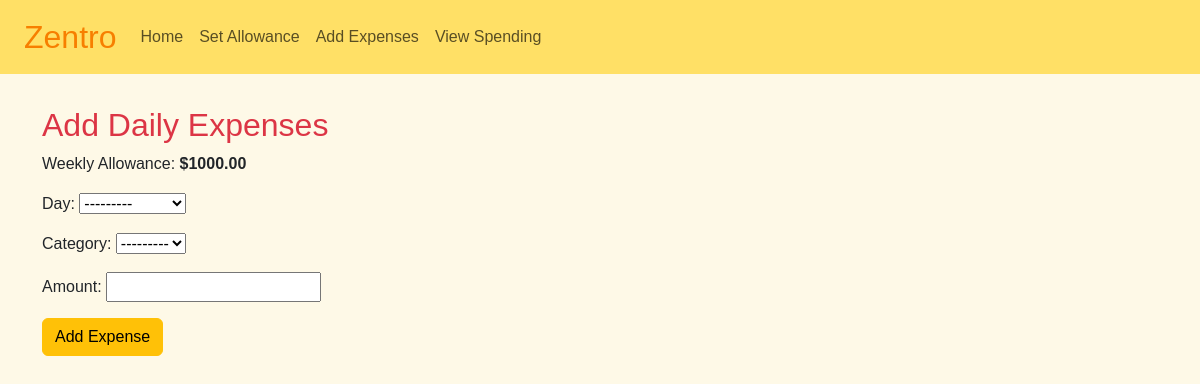
Before: /add-expenses/ (signed in) with the older database file.
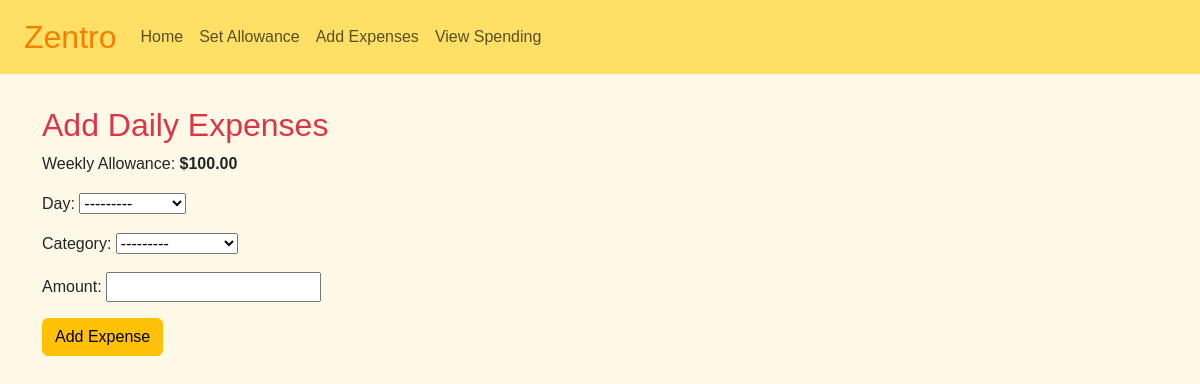
After: the same page with the newer database file.
### myapp/models.py (models this page shows, shortened)
class WeeklyAllowance(models.Model):
    user = models.ForeignKey(User, on_delete=models.CASCADE)
    amount = models.DecimalField(max_digits=10, decimal_places=2)

### myapp/views.py (the view)
# urls.py: path('add-expenses/', views.add_expenses, name='add_expenses'),
@login_required
def add_expenses(request):
    allowance = WeeklyAllowance.objects.filter(user=request.user).latest('id')
    if request.method == 'POST':
        form = ExpenseForm(request.POST)
        if form.is_valid():
            expense = form.save(commit=False)
            expense.allowance = allowance
            expense.save()
            return redirect('view_spending')
    else:
        form = ExpenseForm()
    return render(request, 'add_expenses.html', {'form': form, 'allowance': allowance})

### myapp/forms.py
class ExpenseForm(forms.ModelForm):
    class Meta:
        model = DailyExpense
        fields = ['day', 'category', 'amount']

### myapp/models.py (called while the page is built)
    def __str__(self):
        return self.name

### myapp/templates/add_expenses.html (shortened to what this page needs)
{% extends 'base.html' %}
{% block content %}
<h2 class="text-danger">Add Daily Expenses</h2>
<p class="mb-3">Weekly Allowance: <strong>${{ allowance.amount }}</strong></p>
<form method="post">
    {{ form.as_p }}
    <button type="submit" class="btn btn-warning">Add Expense</button>
</form>
{% endblock %}

Changed rows visible on the page:
no longer on this page (row unchanged): WeeklyAllowance: amount "1000.00"
added WeeklyAllowance: amount "100.00"
